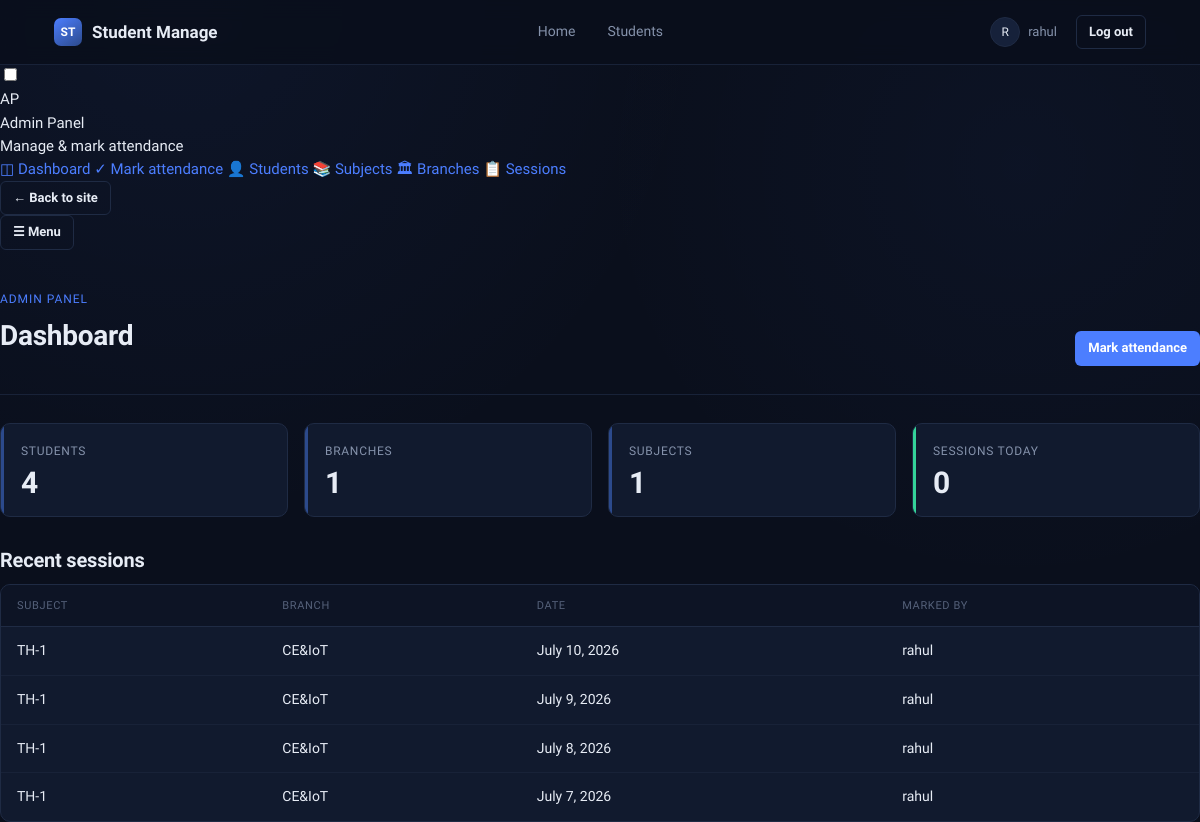
The page /panel/ (signed in) on the database its author committed.
### CR_Control/models.py (models this page shows, shortened)
class AcademicSession(models.Model):
    branch = models.ForeignKey(Branch, on_delete=models.CASCADE, related_name="sessions")
    subject = models.ForeignKey(Subject, on_delete=models.CASCADE, related_name="sessions")
    date = models.DateField()
    marked_by = models.ForeignKey(User, on_delete=models.SET_NULL, null=True)
    created_at = models.DateTimeField(auto_now_add=True)
    class Meta:
        unique_together = ('branch', 'subject', 'date')
        ordering = ['-date']

class Subject(models.Model):
    code = models.CharField(max_length=10)
    name = models.CharField(max_length=100)
    branch = models.ForeignKey(Branch, on_delete=models.CASCADE, related_name="subjects")
    semester = models.PositiveSmallIntegerField()
    class Meta:
        unique_together = ('branch', 'semester', 'code')

class Branch(models.Model):
    semester = models.IntegerField()
    name = models.CharField(max_length=64)
    code = models.CharField(max_length=12)

### CR_Control/admin_views.py (the view)
# urls.py: path("panel/", admin_views.panel_dashboard, name="panel_dashboard"),
@staff_or_teacher_required
def panel_dashboard(request):
    today = date.today()
    return render(request, "panel/dashboard.html", {
        "student_count": Students.objects.count(),
        "branch_count": Branch.objects.count(),
        "subject_count": Subject.objects.count(),
        "sessions_today": AcademicSession.objects.filter(date=today).count(),
        "recent_sessions": AcademicSession.objects.select_related(
            "branch", "subject", "marked_by"
        )[:8],
    })

### CR_Control/context_processors.py (called while the page is built)
def panel_access(request):
    return {"can_access_panel": user_can_access_panel(request.user)}

### CR_Control/templates/panel/dashboard.html (shortened to what this page needs)
{% extends 'panel/layout_panel.html' %}
{% block panel_content %}
<div class="page-header">
  <div>
    <span class="page-header__eyebrow">Admin Panel</span>
    <h1>Dashboard</h1>
  </div>
  <a href="{% url 'panel_attendance' %}" class="btn btn--primary btn--sm">Mark attendance</a>
</div>
<div class="stat-grid">
  <div class="stat-card">
    <div class="stat-card__label">Students</div>
    <div class="stat-card__value">{{ student_count }}</div>
  </div>
  <div class="stat-card">
    <div class="stat-card__label">Branches</div>
    <div class="stat-card__value">{{ branch_count }}</div>
  </div>
  <div class="stat-card">
    <div class="stat-card__label">Subjects</div>
    <div class="stat-card__value">{{ subject_count }}</div>
  </div>
  <div class="stat-card is-present">
    <div class="stat-card__label">Sessions today</div>
    <div class="stat-card__value">{{ sessions_today }}</div>
  </div>
</div>
<h2>Recent sessions</h2>
<div class="table-wrap">
  <table class="register">
    <thead>
      <tr>
        <th>Subject</th>
        <th>Branch</th>
        <th>Date</th>
        <th>Marked by</th>
      </tr>
    </thead>
    <tbody>
      {% for session in recent_sessions %}
      <tr>
        <td class="text-mono">{{ session.subject.code }}</td>
        <td>{{ session.branch.code }}</td>
        <td>{{ session.date }}</td>
        <td>{{ session.marked_by.username|default:"—" }}</td>
      </tr>
      {% endfor %}
    </tbody>
  </table>
</div>
{% endblock %}

### CR_Control/templates/nav.html (shortened to what this page needs)
<nav class="nav">
  <div class="nav__inner">
    <div class="nav__brand">
      <span class="nav__brand-mark">ST</span>
      <span class="nav__brand-text">Student Manage</span>
    </div>
    <ul class="nav__links">
      <li><a class="nav__link {% if active == 'home' %}is-active{% endif %}" href="{% url 'home' %}">Home</a></li>
      <li><a class="nav__link {% if active == 'student' %}is-active{% endif %}" href="{% url 'students' %}">Students</a></li>
    </ul>
    <div class="nav__right">
      {% if user.is_authenticated %}
        <a href="{% url 'profile' %}" class="nav__user nav__user--link {% if active == 'profile' %}is-active{% endif %}" title="Account settings">
          <span class="nav__avatar">{{ user.username|slice:":1"|upper }}</span>
          <span class="nav__username">{{ user.username }}</span>
        </a>
        <a href="{% url 'logout' %}" class="btn btn--ghost btn--sm">Log out</a>
      {% else %}
        <a href="{% url 'login' %}" class="btn btn--primary btn--sm">Log in</a>
      {% endif %}
    </div>
  </div>
</nav>

### rows shown on the page
AcademicSession: subject.code "TH-1", branch.code "CE&IoT", date "July 10, 2026", marked_by.username "rahul"
AcademicSession: subject.code "TH-1", branch.code "CE&IoT", date "July 9, 2026", marked_by.username "rahul"
AcademicSession: subject.code "TH-1", branch.code "CE&IoT", date "July 8, 2026", marked_by.username "rahul"
AcademicSession: subject.code "TH-1", branch.code "CE&IoT", date "July 7, 2026", marked_by.username "rahul"

### other values the page prints
{{ user.username|slice:":1"|upper }} "R"
{{ user.username }} "rahul"
{{ student_count }} "4"
{{ branch_count }} "1"
{{ subject_count }} "1"
{{ sessions_today }} "0"
